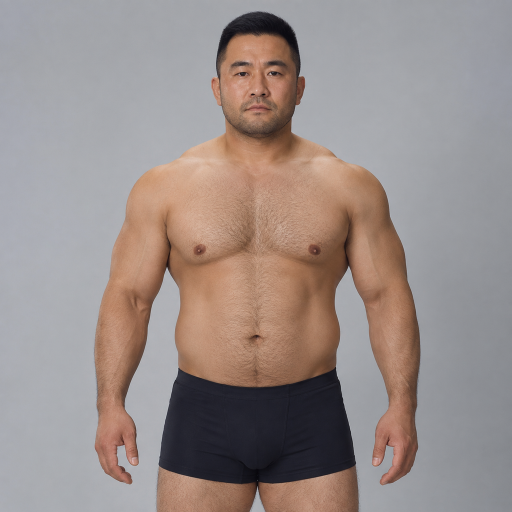
#> input picture backend/assets/model_personas/土土.png, 1024 x 1024 px (shown at 1/2 size)
$ python -i personas.py   (imports and definitions only)
#> lines starting #> are read from the running program, lines starting #| are printed output that depends on the picture
"""模特人设一致性（代号系统）。

gpt-image 的 images.edit/generate 之间没有"记住上次生成的脸"这回事，每次调用都是独立生成——
只靠文字描述"一个28-38岁的亚洲男性"，不同商品之间会长成完全不同的人，没法说是"同一个模特代言"。
这个API也没有"种子"参数，同一句prompt重新生成一次，脸和体型都会是全新的、没法精确复现上一次的结果。

做法：先单独生成这个人设的"标准照"候选（纯人物+体型，不带任何商品/场景），人工挑一张满意的确定下来，
存成一个代号对应的文件，以后生成场景图时把这张标准照也当参考图一起传进去，让新图的人脸/体型往这张标准照上靠拢。
这不是100%稳定的"同一个人"（gpt-image 没有 LoRA/embedding 级别的身份锁定能力），
但比"每次都用纯文字重新描述一遍"要一致得多。

2026-08-12教训：曾经在没有备份的情况下直接删掉旧的标准照重新生成，结果新的人脸不如旧的好看，
而且没法复原（没存备份、也没法用同一个prompt精确复现）。之后改成：候选图统一存到 candidates/ 子目录，
不会自动覆盖任何东西；"确定用哪张"是显式调用 promote_candidate() 才会发生的动作。
"""

from __future__ import annotations

import argparse
import base64
import configparser
import os
import shutil
import tempfile

from PIL import Image, ImageChops, ImageOps

from . import comfy_client
from .config import Settings, load_settings
from .llm_client import call_with_backoff, image_client
from .utils import download_file

PERSONA_DIR = os.path.join(os.path.dirname(os.path.dirname(os.path.abspath(__file__))), "assets", "model_personas")
CANDIDATE_DIR = os.path.join(PERSONA_DIR, "candidates")

_PERSONA_PORTRAIT_PROMPT_TEMPLATE = """真实商业人像摄影，纯人物标准照，用于后续多张不同商品图里保持同一个人物身份的参考底图，不涉及任何具体商品。
{model_block}
纯浅灰色摄影棚背景，无任何道具、无任何服装商品（可以穿一条基础款深色平角内裤，没有明显图案或logo，避免被误认成具体商品），
人物自然站立，正面朝向镜头，双臂略微离开身体两侧，方便看清体型、肤质和五官。
这张图的唯一目的是记录这个人物的脸和体型作为身份参考，不需要任何场景元素、器械或道具。"""


def persona_path(codename: str) -> str:
    nested = os.path.join(PERSONA_DIR, codename, f"{codename}.png")
    return nested if os.path.exists(nested) else os.path.join(PERSONA_DIR, f"{codename}.png")


# [44 lines left out: functions persona_reference_path, load_identity_prompts, _prepare_identity_reference, _prepare_outpaint_reference, _is_valid_identity_view, not called in this run]


def _normalize_identity_view(path: str) -> None:
#> called with path = '../assets/model_personas/土土.png'
    with Image.open(path) as image:
#> image is the input picture: PIL image 1024x1024 RGB; mean R, G, B 153.7, 141.8, 138.3
        image = image.convert("RGB")
        if max(abs(channel - 128) for channel in image.getpixel((0, 0))) <= 8:
            difference = ImageChops.difference(image, Image.new("RGB", image.size, (128, 128, 128)))
            borderless = difference.convert("L").point(lambda value: 255 if value > 12 else 0).getbbox()
            if borderless:
                image = image.crop(borderless)
        if image.size == (768, 1024):
            return
        normalized = ImageOps.fit(image, (768, 1024), Image.Resampling.LANCZOS)
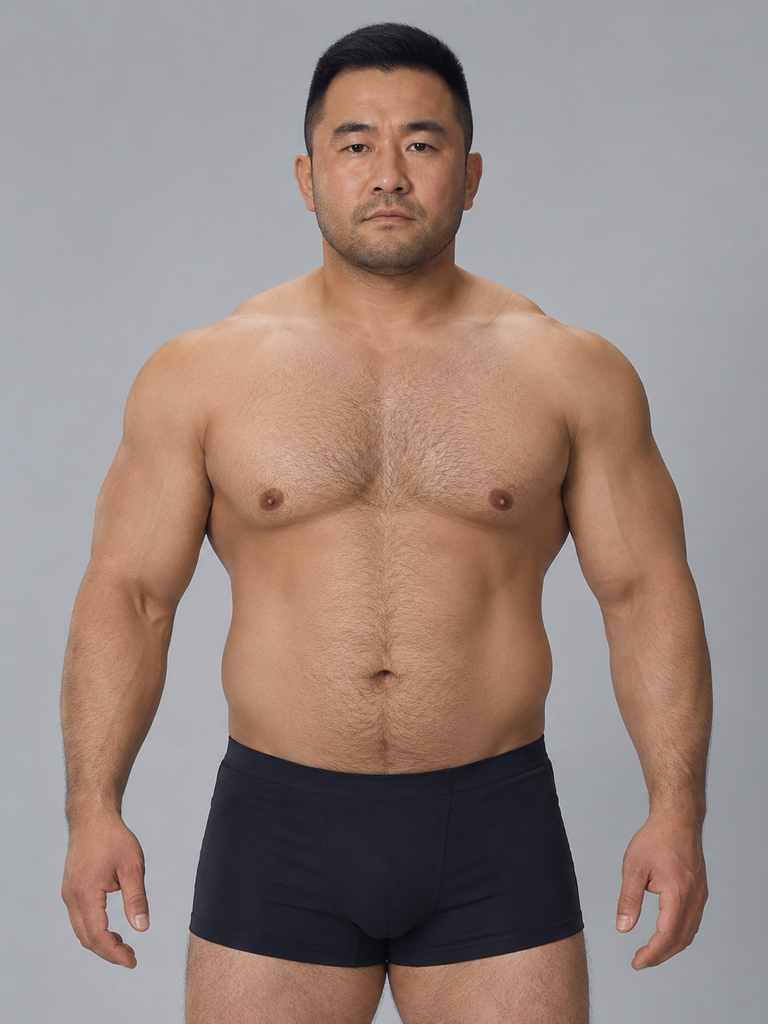
#> normalized: PIL image 768x1024 RGB; mean R, G, B 152.2, 135.6, 129.1
        part_path = f"{path}.normalize.part"
        normalized.save(part_path, format="PNG")
    os.replace(part_path, path)


# [85 lines left out: functions _crop_profile_to_knees, generate_identity_views, not called in this run]


def _candidate_path(codename: str, index: int) -> str:
    return os.path.join(CANDIDATE_DIR, f"{codename}_candidate_{index}.png")


# [21 lines left out: functions _save_generated_image, _generate_one, not called in this run]


def generate_candidates(codename: str, model_block: str, settings: Settings, count: int = 3) -> list[str]:
    """生成N张候选标准照，不影响已经存在的"确定版"人设文件。"""
    return [_generate_one(model_block, settings, _candidate_path(codename, i)) for i in range(count)]


# [38 lines left out: functions promote_candidate, get_or_create_persona, main, not called in this run]


# [2 lines not run here, left out]

>>> result = _normalize_identity_view('../assets/model_personas/土土.png')
